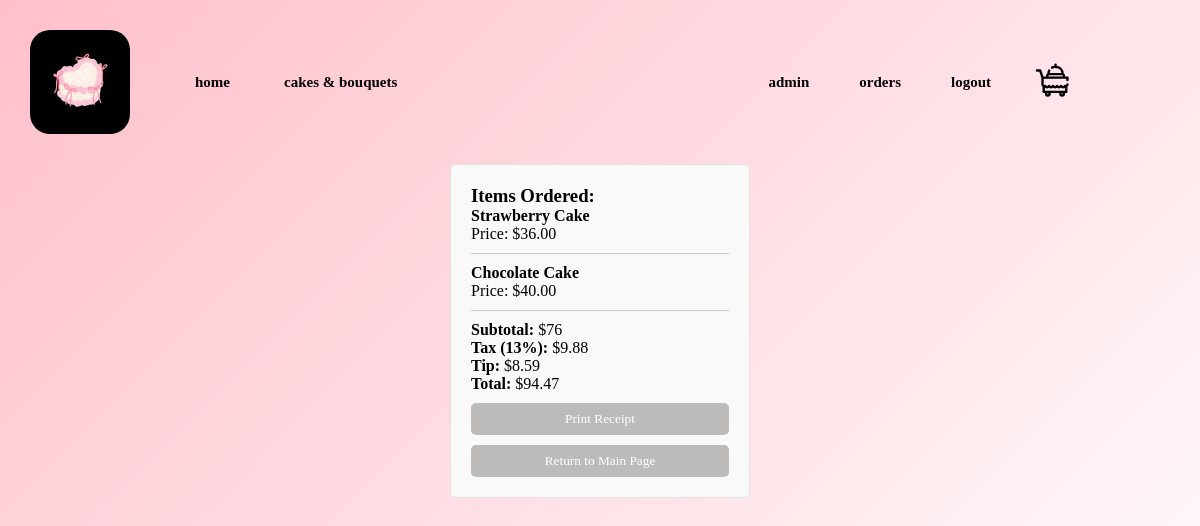
/receipt/?orderid=1 (signed in), run on the app's committed database.
### tables this page shows
CREATE TABLE `products` (
  `product_id` int NOT NULL,
  `name` varchar(50) NOT NULL,
  `category` varchar(10) NOT NULL,
  `availability` tinyint(1) NOT NULL DEFAULT '1',
  `description` text NOT NULL,
  `quick_description` text NOT NULL,
  `price` decimal(5,2) NOT NULL DEFAULT '0.00',
  `processing_time` int NOT NULL DEFAULT '24'
);

CREATE TABLE `orders` (
  `order_id` int NOT NULL,
  `userid` varchar(20) DEFAULT NULL,
  `purchase_date` date NOT NULL,
  `purchase_price` decimal(5,2) NOT NULL
);

### receipt/index.php (the view, shortened to what this page needs)
<?php
$ok = true;
$orderid = filter_input(INPUT_GET, 'orderid', FILTER_VALIDATE_INT);
include '../connect.php';
$query = "SELECT * FROM orders WHERE order_id = :orderid";
$stmt = $dbh->prepare($query);
$stmt->bindParam(':orderid', $orderid, PDO::PARAM_INT);
$stmt->execute();
$order = $stmt->fetch(PDO::FETCH_ASSOC);
if ($ok) {
    $total = $order['purchase_price'];
    $orderId = $order['order_id'];
    $query = "SELECT * FROM order_items WHERE order_id = :order_id";
    $stmt = $dbh->prepare($query);
    $stmt->bindParam(':order_id', $orderId, PDO::PARAM_INT);
    $stmt->execute();
    $order['items'] = [];
    foreach ($stmt->fetchAll() as $item) {
        $query = "SELECT * FROM products WHERE product_id = :product_id";
        $stmt = $dbh->prepare($query);
        $stmt->bindParam(':product_id', $item['product_id'], PDO::PARAM_INT);
        $stmt->execute();
        $product = $stmt->fetch();
        $order['items'][] = $product;
    }
    $subtotal = 0;
}
?>
<!DOCTYPE html>
<html lang="en">
<head>
    <link rel="stylesheet" href="../css/style.css">
    <link rel="stylesheet" href="../css/receipt.css">
</head>
<body>
    <header id="header-container">
        <div class="logo-container">
            <nav class="logo">
                <img src="../assets/images/cake.png" alt="" />
            </nav>
        </div>
        <nav class="header-nav">
            <div id="left-nav">
                <a href="../">home</a>
                <a href="../categories/cakes/">cakes & bouquets</a>
            </div>
            <div id="right-nav">
                <?php if (isset($_SESSION['access']) && $_SESSION['access'] === 'admin'): ?>
                    <a href="../admin">admin</a>
                <?php endif; ?>
                <?php if (isset($_SESSION['userid'])): ?>
                    <a href="../orders/">orders</a>
                    <a href="../logout">logout</a>
                <?php else: ?>
                    <a href="../login">login</a>
                <?php endif; ?>
                <a id="cart-icon-container" href="../cart">
                </a>
            </div>
        </nav>
    </header>
    <div class="receipt-container">
        <h3>Items Ordered:</h3>
        <?php foreach ($order['items'] as $item): ?>
            <div class="order-item-container">
                <div class="order-item-details">
                    <h4><?php echo $item['name']; ?></h4>
                    <p>Price: $<?php echo number_format($item['price'], 2); ?></p>
                </div>
            </div>
            <?php $subtotal += $item['price']; ?>
            <div class="order-item-separator"></div>
        <?php endforeach; ?>
        <p><strong>Subtotal:</strong> <span id="total"><?php echo "$$subtotal"; ?></span></p>
        <p><strong>Tax (13%):</strong> <span id="total"><?php $tax = $subtotal * 0.13;
                                                        echo "$" . number_format($tax, 2); ?></span></p>
        <p><strong>Tip:</strong> <span id="total"><?php echo "$" . ($total - $tax - $subtotal); ?></span></p>
        <p><strong>Total:</strong> <span id="total"><?php echo "$$total"; ?></span></p>
        <button onclick="printReceipt(<?php echo $orderid ?>)">Print Receipt</button>
        <a href="../"><button>Return to Main Page</button></a>
    </div>
</body>
</html>

### css/style.css (style rules this page uses)
:root { --color-primary: #FFC4EB; --color-primary-dark: #FFB2E6; --color-secondary: #FFE4FA; --color-tertiary: #F1DEDC; --color-tertiary-transparent: #f1dedc25; --color-quaternary: white; --color-quaternary-transparent: #ffffff25; --color-quinary: #FFC0CB; }
* { margin: 0; padding: 0; box-sizing: border-box; font-family: Helvetica-light; }
body { background: linear-gradient(135deg, #FFC0CB 0%, #FFFFFF 100%); background-attachment: fixed; margin: 0; padding: 0; height: 100vh; background-color: var(--color-tertiary); }

### css/receipt.css (style rules this page uses)
.receipt-container { width: 100%; margin: 0 auto; padding: 20px; background-color: #f9f9f9; border: 1px solid #e1e1e1; border-radius: 5px; width: 300px; }
button { margin-top: 10px; padding: 8px 12px; background-color: #bdbbba; color: white; border: none; cursor: pointer; border-radius: 5px; display: block; width: 100%; }
a { text-decoration: none; color: #fff; }
.order-item-separator { border-bottom: 1px solid #ccc; margin: 10px 0; }

### css/header.css (style rules this page uses)
#header-container { display: flex; justify-content: flex-start; align-items: center; padding: 30px; }
.logo img { width: 80px; }
.header-nav { display: flex; justify-content: center; align-items: center; margin-left: 20px; margin-right: auto; }
.header-nav a { color: black; margin-right: 20px; padding: 15px; margin-left: 0%; text-decoration: none; font-size: 15px; font-weight: bold; font-family: Helvetica-light; border-radius: 20px; transition: background-color 0.3s ease, color 0.2s ease; }
#left-nav { margin-left: 30px; }
#right-nav { position: absolute; right: 100px; margin-right: 20px; display: flex; justify-content: center; align-items: center; }
#cart-icon-container { margin: 0; padding: 7px; text-align: center; }
#cart-icon { padding-right: 2px; }
.logo-container { display: inline-block; background-color: black; padding: 10px; border-radius: 20px; }

### data on the page
products: name "Strawberry Cake", price "36.00"
products: name "Chocolate Cake", price "40.00"
orders: $total-$tax-$subtotal "8.59", purchase_price "94.47"

### other printed values
$subtotal "76"
$tax "9.88"
